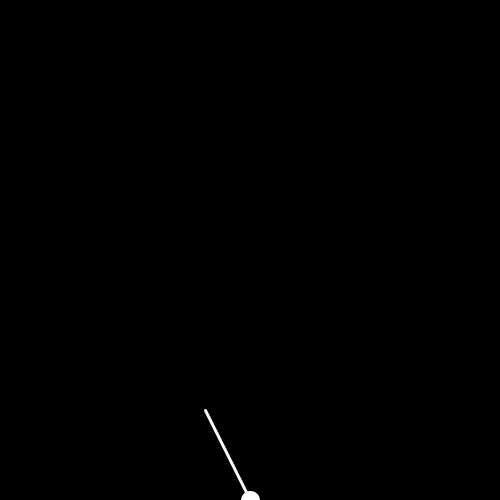
Frame 1 (no input)
Frame 60 (the mouse pressed at the canvas centre just before this capture): identical to frame 1, image omitted
Frame 120 (the mouse held since frame 60 and released just before this capture): blank canvas, image omitted

The Processing sketch that drew this single still picture (run headless with seeded random() and noise(); from frame 60 on, the mouse is pressed at the canvas centre):

// Processing sketch: processing_186425
// ── processing_186425.pde

/*******************************************************************/
/* SIMULACIÓN 2014/2015                                            */
/*                                                                 */
/* Oscar García Martínez                                           */
/*                                                                 */
/*                                                                 */
/* Ejercicio Vectores: Hacer un ’buble-shooter’ sencillo (sólo     */
/* lanzador de bolas)                                              */
/*                                                                 */
/*******************************************************************/

//Declaración de variables e inicialización de las mismas

PVector mouse;
PVector posLanzador;
PVector bola = new PVector(0.0, 0.0);
boolean lanzo = false;
float dv = 0.1;

void setup()
{
  size(500,500);  
  stroke(255);
  smooth();
  frameRate(30);   
}

void draw()
{    
  background(0);

  mouse = new PVector(mouseX, mouseY);         //recogemos las coordenadas del ratón
  posLanzador = new PVector (width/2,height);  //recogemos las coordenadas de situación del Lanzador
  mouse.sub(posLanzador);                      //restamos coordenadas para saber la dirección
  mouse.normalize();                           //normalizamos el vector resultante  
  mouse.mult(100);                             //alargamos el vector normalizado
  
  translate(posLanzador.x,posLanzador.y);      //trasladamos el vector al sitio deseado
  strokeWeight(3);  
  line(0,0, mouse.x, mouse.y);                 //creamos el Lanzador
  
  //si hacemos clik al mouse, la bola se lanzará en la dirección del vector
  if( mousePressed){
    lanzo = true;
  }    
  if (lanzo){
    bola.x=mouse.x*dv;
    bola.y=mouse.y*dv;    
    dv +=0.1;  
  
    //si la bola sobrepasa las dimensiones de la pantalla se reinicializan 
    //las variables para volver a lanzar una bola nueva
    
    if(bola.x>width || bola.y < -height){
    lanzo = false;
    }
  }else{
    dv = 0.1;
    bola.x =0.0;
    bola.y = 0.0;  
  }
  ellipse(bola.x, bola.y ,16,16);
  
}
